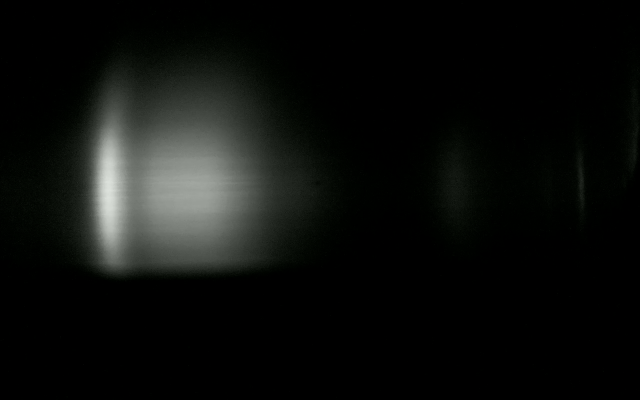
#> input picture image/Image_result.bmp, 1280 x 800 px (shown at 1/2 size)
$ python crop_image.py
#> lines starting #> are read from the running program, lines starting #| are printed output that depends on the picture
import numpy as np
import matplotlib.pyplot as plt
import cv2

sIamgePath = "./image/Image_result.bmp"

x = 0
y = 366
deltax = 1280
deltay = 20

nImage = cv2.imread(sIamgePath, cv2.IMREAD_GRAYSCALE)
#> nImage: shape (800, 1280); min 0, max 224, mean 14.6
nCrop_IMG = nImage[y:y+deltay, x:x+deltax]

nColmean = np.mean(nCrop_IMG, axis = 0) #axis = 0 for column
#> nColmean = 1280 values, max 221.6 at index 216, min 0 at index 1269, mean 46
nImgColMean = nColmean.reshape(1, len(nColmean)) #reshape to 1d array

datay = nImgColMean[0]
#> datay has the same summary as nColmean
datax = np.arange(0,len(datay))
#> datax = 1280 values from 0 to 1279

plt.plot(datax, datay, "b-", label = "Raw Data")
plt.legend()
plt.show()
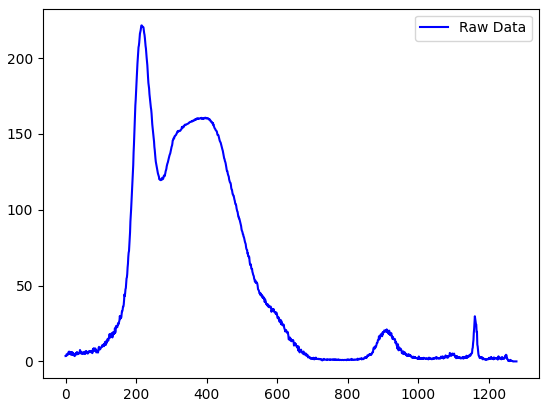
#> figure drawn by matplotlib, 1 panel; curve peaks at x = 216, y = 221.6
